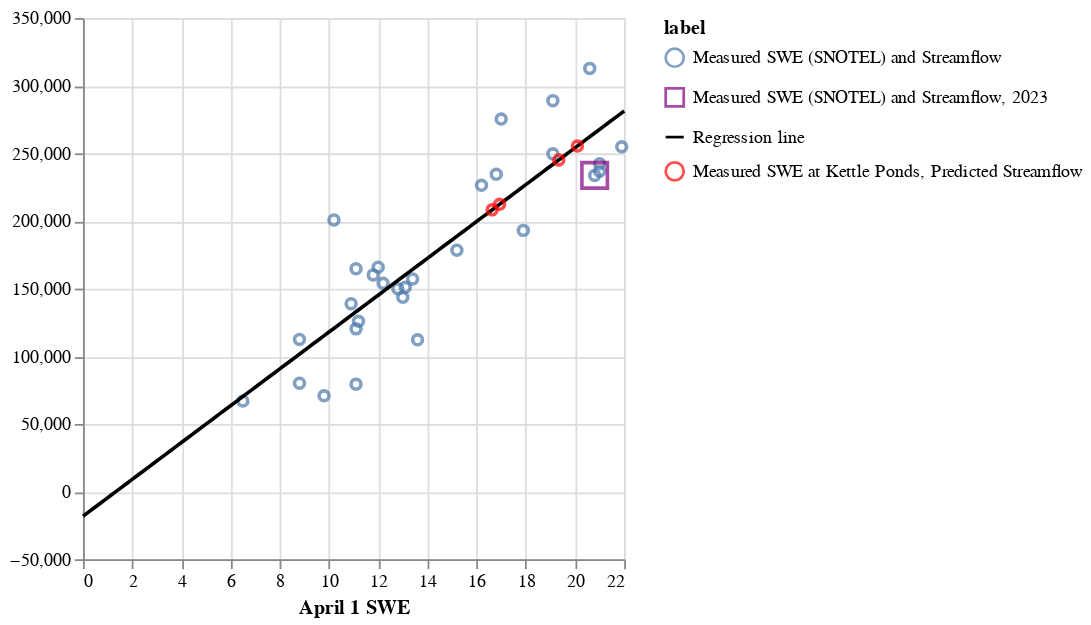

The notebook cell saved with this chart:
### Markdown cell above
Now, let's plot:
1) the SWE-Streamflow relationship above from Snotel and USGS data, all years
2) the SWE-Streamflow relationship above from Snotel and USGS data, just from 2023
3) the regression line fit above, and
4) the SWE-Streamflow relationship from four snow pillow measurements of April 1 SWE at Kettle Ponds.

### Code cell
# 1) the SWE-Streamflow relationship above from Snotel and USGS data, all years
swe_streamflow_snotel = alt.Chart(
        df_swe_and_streamflow.assign(label = 'Measured SWE (SNOTEL) and Streamflow')
    ).mark_point().encode(
        alt.X('SWE:Q'),
        alt.Y('Seasonal total streamflow (acre-feet):Q'),
        alt.Color('label:N')
    )

# 2) the SWE-Streamflow relationship above from Snotel and USGS data, just from 2023
swe_streamflow_snotel_2023 = alt.Chart(
        df_swe_and_streamflow.loc[2023:2023].assign(label = 'Measured SWE (SNOTEL) and Streamflow, 2023')
    ).mark_point(size=200, shape='square').encode(
        alt.X('SWE:Q'),
        alt.Y('Seasonal total streamflow (acre-feet):Q'),
        alt.Color('label:N').scale(range=['purple']).title('')
    )

# 3) the regression line fit above, and
regression_line = alt.Chart(
        fit_line_df.assign(label = 'Regression line')
    ).mark_line(color='black').encode(
        alt.X('x:Q').title(''),
        alt.Y('y:Q').title(''),
        alt.Color('label:N').scale(range=['black']).title('')
    )

# 4) the SWE-Streamflow relationship from four snow pillow measurements of April 1 SWE at Kettle Ponds.
swe_streamflow_kettleponds = alt.Chart(
        streamflow_predictions_from_kps.assign(label = 'Measured SWE at Kettle Ponds, Predicted Streamflow')
    ).mark_point().encode(
        alt.X('SWE:Q').title('April 1 SWE '),
        alt.Y('Seasonal total streamflow (acre-feet):Q'),
        alt.Color('label:N').scale(range=['red']).title('')
    )

(
    swe_streamflow_snotel 
    + swe_streamflow_snotel_2023
    + regression_line
    + swe_streamflow_kettleponds
).resolve_scale(color='independent').configure_legend(labelLimit=300)

### Figure 1 — Vega-Lite specification as saved in the notebook (floating-point values rounded to 4 significant figures)
{"config": {"view": {"continuousWidth": 300, "continuousHeight": 300}, "legend": {"labelLimit": 300}}, "layer": [{"data": {"name": "data-d58581c1198e1fbcef339358d53cca94"}, "mark": {"type": "point"}, "encoding": {"color": {"field": "label", "type": "nominal"}, "x": {"field": "SWE", "type": "quantitative"}, "y": {"field": "Seasonal total streamflow (acre-feet)", "type": "quantitative"}}}, {"data": {"name": "data-b19797b0c2892f01997167d5b1accc6e"}, "mark": {"type": "point", "shape": "square", "size": 200}, "encoding": {"color": {"field": "label", "scale": {"range": ["purple"]}, "title": "", "type": "nominal"}, "x": {"field": "SWE", "type": "quantitative"}, "y": {"field": "Seasonal total streamflow (acre-feet)", "type": "quantitative"}}}, {"data": {"name": "data-5e805734ab43c2a14170b2944a7bc5ea"}, "mark": {"type": "line", "color": "black"}, "encoding": {"color": {"field": "label", "scale": {"range": ["black"]}, "title": "", "type": "nominal"}, "x": {"field": "x", "title": "", "type": "quantitative"}, "y": {"field": "y", "title": "", "type": "quantitative"}}}, {"data": {"name": "data-8a00f29acf7f61545af1bf7d752bf6bb"}, "mark": {"type": "point"}, "encoding": {"color": {"field": "label", "scale": {"range": ["red"]}, "title": "", "type": "nominal"}, "x": {"field": "SWE", "title": "April 1 SWE ", "type": "quantitative"}, "y": {"field": "Seasonal total streamflow (acre-feet)", "type": "quantitative"}}}], "resolve": {"scale": {"color": "independent"}}, "$schema": "https://vega.github.io/schema/vega-lite/v5.8.0.json", "datasets": {"data-d58581c1198e1fbcef339358d53cca94": [{"SWE": 11.8, "SWE_units": "in", "datasource": "NRCS", "Seasonal total streamflow (acre-feet)": 160200.0, "label": "Measured SWE (SNOTEL) and Streamflow", "type": "Feature", "geometry": {"type": "Point", "coordinates": [-107.0, 38.89, 10190.0]}}, {"SWE": 20.6, "SWE_units": "in", "datasource": "NRCS", "Seasonal total streamflow (acre-feet)": 312800.0, "label": "Measured SWE (SNOTEL) and Streamflow", "type": "Feature", "geometry": {"type": "Point", "coordinates": [-107.0, 38.89, 10190.0]}}, {"SWE": 21.0, "SWE_units": "in", "datasource": "NRCS", "Seasonal total streamflow (acre-feet)": 236800.0, "label": "Measured SWE (SNOTEL) and Streamflow", "type": "Feature", "geometry": {"type": "Point", "coordinates": [-107.0, 38.89, 10190.0]}}, {"SWE": 19.1, "SWE_units": "in", "datasource": "NRCS", "Seasonal total streamflow (acre-feet)": 288900.0, "label": "Measured SWE (SNOTEL) and Streamflow", "type": "Feature", "geometry": {"type": "Point", "coordinates": [-107.0, 38.89, 10190.0]}}, {"SWE": 12.2, "SWE_units": "in", "datasource": "NRCS", "Seasonal total streamflow (acre-feet)": 153900.0, "label": "Measured SWE (SNOTEL) and Streamflow", "type": "Feature", "geometry": {"type": "Point", "coordinates": [-107.0, 38.89, 10190.0]}}, {"SWE": 10.2, "SWE_units": "in", "datasource": "NRCS", "Seasonal total streamflow (acre-feet)": 200700.0, "label": "Measured SWE (SNOTEL) and Streamflow", "type": "Feature", "geometry": {"type": "Point", "coordinates": [-107.0, 38.89, 10190.0]}}, {"SWE": 13.0, "SWE_units": "in", "datasource": "NRCS", "Seasonal total streamflow (acre-feet)": 143600.0, "label": "Measured SWE (SNOTEL) and Streamflow", "type": "Feature", "geometry": {"type": "Point", "coordinates": [-107.0, 38.89, 10190.0]}}, {"SWE": 10.9, "SWE_units": "in", "datasource": "NRCS", "Seasonal total streamflow (acre-feet)": 138900.0, "label": "Measured SWE (SNOTEL) and Streamflow", "type": "Feature", "geometry": {"type": "Point", "coordinates": [-107.0, 38.89, 10190.0]}}, {"SWE": 9.8, "SWE_units": "in", "datasource": "NRCS", "Seasonal total streamflow (acre-feet)": 70820.0, "label": "Measured SWE (SNOTEL) and Streamflow", "type": "Feature", "geometry": {"type": "Point", "coordinates": [-107.0, 38.89, 10190.0]}}, {"SWE": 13.4, "SWE_units": "in", "datasource": "NRCS", "Seasonal total streamflow (acre-feet)": 157200.0, "label": "Measured SWE (SNOTEL) and Streamflow", "type": "Feature", "geometry": {"type": "Point", "coordinates": [-107.0, 38.89, 10190.0]}}, {"SWE": 11.2, "SWE_units": "in", "datasource": "NRCS", "Seasonal total streamflow (acre-feet)": 125800.0, "label": "Measured SWE (SNOTEL) and Streamflow", "type": "Feature", "geometry": {"type": "Point", "coordinates": [-107.0, 38.89, 10190.0]}}, {"SWE": 17.9, "SWE_units": "in", "datasource": "NRCS", "Seasonal total streamflow (acre-feet)": 193100.0, "label": "Measured SWE (SNOTEL) and Streamflow", "type": "Feature", "geometry": {"type": "Point", "coordinates": [-107.0, 38.89, 10190.0]}}, {"SWE": 15.2, "SWE_units": "in", "datasource": "NRCS", "Seasonal total streamflow (acre-feet)": 178400.0, "label": "Measured SWE (SNOTEL) and Streamflow", "type": "Feature", "geometry": {"type": "Point", "coordinates": [-107.0, 38.89, 10190.0]}}, {"SWE": 11.1, "SWE_units": "in", "datasource": "NRCS", "Seasonal total streamflow (acre-feet)": 120300.0, "label": "Measured SWE (SNOTEL) and Streamflow", "type": "Feature", "geometry": {"type": "Point", "coordinates": [-107.0, 38.89, 10190.0]}}, {"SWE": 21.9, "SWE_units": "in", "datasource": "NRCS", "Seasonal total streamflow (acre-feet)": 254800.0, "label": "Measured SWE (SNOTEL) and Streamflow", "type": "Feature", "geometry": {"type": "Point", "coordinates": [-107.0, 38.89, 10190.0]}}, {"SWE": 16.8, "SWE_units": "in", "datasource": "NRCS", "Seasonal total streamflow (acre-feet)": 234500.0, "label": "Measured SWE (SNOTEL) and Streamflow", "type": "Feature", "geometry": {"type": "Point", "coordinates": [-107.0, 38.89, 10190.0]}}, {"SWE": 12.0, "SWE_units": "in", "datasource": "NRCS", "Seasonal total streamflow (acre-feet)": 165900.0, "label": "Measured SWE (SNOTEL) and Streamflow", "type": "Feature", "geometry": {"type": "Point", "coordinates": [-107.0, 38.89, 10190.0]}}, {"SWE": 17.0, "SWE_units": "in", "datasource": "NRCS", "Seasonal total streamflow (acre-feet)": 275400.0, "label": "Measured SWE (SNOTEL) and Streamflow", "type": "Feature", "geometry": {"type": "Point", "coordinates": [-107.0, 38.89, 10190.0]}}, {"SWE": 6.5, "SWE_units": "in", "datasource": "NRCS", "Seasonal total streamflow (acre-feet)": 67000.0, "label": "Measured SWE (SNOTEL) and Streamflow", "type": "Feature", "geometry": {"type": "Point", "coordinates": [-107.0, 38.89, 10190.0]}}, {"SWE": 8.8, "SWE_units": "in", "datasource": "NRCS", "Seasonal total streamflow (acre-feet)": 112400.0, "label": "Measured SWE (SNOTEL) and Streamflow", "type": "Feature", "geometry": {"type": "Point", "coordinates": [-107.0, 38.89, 10190.0]}}, {"SWE": 16.2, "SWE_units": "in", "datasource": "NRCS", "Seasonal total streamflow (acre-feet)": 226400.0, "label": "Measured SWE (SNOTEL) and Streamflow", "type": "Feature", "geometry": {"type": "Point", "coordinates": [-107.0, 38.89, 10190.0]}}, {"SWE": 11.1, "SWE_units": "in", "datasource": "NRCS", "Seasonal total streamflow (acre-feet)": 164700.0, "label": "Measured SWE (SNOTEL) and Streamflow", "type": "Feature", "geometry": {"type": "Point", "coordinates": [-107.0, 38.89, 10190.0]}}, {"SWE": 13.1, "SWE_units": "in", "datasource": "NRCS", "Seasonal total streamflow (acre-feet)": 151000.0, "label": "Measured SWE (SNOTEL) and Streamflow", "type": "Feature", "geometry": {"type": "Point", "coordinates": [-107.0, 38.89, 10190.0]}}, {"SWE": 21.0, "SWE_units": "in", "datasource": "NRCS", "Seasonal total streamflow (acre-feet)": 242300.0, "label": "Measured SWE (SNOTEL) and Streamflow", "type": "Feature", "geometry": {"type": "Point", "coordinates": [-107.0, 38.89, 10190.0]}}, {"SWE": 8.8, "SWE_units": "in", "datasource": "NRCS", "Seasonal total streamflow (acre-feet)": 80090.0, "label": "Measured SWE (SNOTEL) and Streamflow", "type": "Feature", "geometry": {"type": "Point", "coordinates": [-107.0, 38.89, 10190.0]}}, {"SWE": 19.1, "SWE_units": "in", "datasource": "NRCS", "Seasonal total streamflow (acre-feet)": 249600.0, "label": "Measured SWE (SNOTEL) and Streamflow", "type": "Feature", "geometry": {"type": "Point", "coordinates": [-107.0, 38.89, 10190.0]}}, {"SWE": 13.6, "SWE_units": "in", "datasource": "NRCS", "Seasonal total streamflow (acre-feet)": 112200.0, "label": "Measured SWE (SNOTEL) and Streamflow", "type": "Feature", "geometry": {"type": "Point", "coordinates": [-107.0, 38.89, 10190.0]}}, {"SWE": 11.1, "SWE_units": "in", "datasource": "NRCS", "Seasonal total streamflow (acre-feet)": 79420.0, "label": "Measured SWE (SNOTEL) and Streamflow", "type": "Feature", "geometry": {"type": "Point", "coordinates": [-107.0, 38.89, 10190.0]}}, {"SWE": 12.8, "SWE_units": "in", "datasource": "NRCS", "Seasonal total streamflow (acre-feet)": 150000.0, "label": "Measured SWE (SNOTEL) and Streamflow", "type": "Feature", "geometry": {"type": "Point", "coordinates": [-107.0, 38.89, 10190.0]}}, {"SWE": 20.8, "SWE_units": "in", "datasource": "NRCS", "Seasonal total streamflow (acre-feet)": 233700.0, "label": "Measured SWE (SNOTEL) and Streamflow", "type": "Feature", "geometry": {"type": "Point", "coordinates": [-107.0, 38.89, 10190.0]}}], "data-b19797b0c2892f01997167d5b1accc6e": [{"SWE": 20.8, "SWE_units": "in", "datasource": "NRCS", "Seasonal total streamflow (acre-feet)": 233700.0, "label": "Measured SWE (SNOTEL) and Streamflow, 2023", "type": "Feature", "geometry": {"type": "Point", "coordinates": [-107.0, 38.89, 10190.0]}}], "data-5e805734ab43c2a14170b2944a7bc5ea": [{"x": 0.0, "y": -18210.0, "label": "Regression line"}, {"x": 0.2222, "y": -15180.0, "label": "Regression line"}, {"x": 0.4444, "y": -12160.0, "label": "Regression line"}, {"x": 0.6667, "y": -9134.0, "label": "Regression line"}, {"x": 0.8889, "y": -6108.0, "label": "Regression line"}, {"x": 1.111, "y": -3083.0, "label": "Regression line"}, {"x": 1.333, "y": -57.66, "label": "Regression line"}, {"x": 1.556, "y": 2968.0, "label": "Regression line"}, {"x": 1.778, "y": 5993.0, "label": "Regression line"}, {"x": 2.0, "y": 9018.0, "label": "Regression line"}, {"x": 2.222, "y": 12040.0, "label": "Regression line"}, {"x": 2.444, "y": 15070.0, "label": "Regression line"}, {"x": 2.667, "y": 18090.0, "label": "Regression line"}, {"x": 2.889, "y": 21120.0, "label": "Regression line"}, {"x": 3.111, "y": 24150.0, "label": "Regression line"}, {"x": 3.333, "y": 27170.0, "label": "Regression line"}, {"x": 3.556, "y": 30200.0, "label": "Regression line"}, {"x": 3.778, "y": 33220.0, "label": "Regression line"}, {"x": 4.0, "y": 36250.0, "label": "Regression line"}, {"x": 4.222, "y": 39270.0, "label": "Regression line"}, {"x": 4.444, "y": 42300.0, "label": "Regression line"}, {"x": 4.667, "y": 45320.0, "label": "Regression line"}, {"x": 4.889, "y": 48350.0, "label": "Regression line"}, {"x": 5.111, "y": 51370.0, "label": "Regression line"}, {"x": 5.333, "y": 54400.0, "label": "Regression line"}, {"x": 5.556, "y": 57420.0, "label": "Regression line"}, {"x": 5.778, "y": 60450.0, "label": "Regression line"}, {"x": 6.0, "y": 63480.0, "label": "Regression line"}, {"x": 6.222, "y": 66500.0, "label": "Regression line"}, {"x": 6.444, "y": 69530.0, "label": "Regression line"}, {"x": 6.667, "y": 72550.0, "label": "Regression line"}, {"x": 6.889, "y": 75580.0, "label": "Regression line"}, {"x": 7.111, "y": 78600.0, "label": "Regression line"}, {"x": 7.333, "y": 81630.0, "label": "Regression line"}, {"x": 7.556, "y": 84650.0, "label": "Regression line"}, {"x": 7.778, "y": 87680.0, "label": "Regression line"}, {"x": 8.0, "y": 90700.0, "label": "Regression line"}, {"x": 8.222, "y": 93730.0, "label": "Regression line"}, {"x": 8.444, "y": 96750.0, "label": "Regression line"}, {"x": 8.667, "y": 99780.0, "label": "Regression line"}, {"x": 8.889, "y": 102800.0, "label": "Regression line"}, {"x": 9.111, "y": 105800.0, "label": "Regression line"}, {"x": 9.333, "y": 108900.0, "label": "Regression line"}, {"x": 9.556, "y": 111900.0, "label": "Regression line"}, {"x": 9.778, "y": 114900.0, "label": "Regression line"}, {"x": 10.0, "y": 117900.0, "label": "Regression line"}, {"x": 10.22, "y": 121000.0, "label": "Regression line"}, {"x": 10.44, "y": 124000.0, "label": "Regression line"}, {"x": 10.67, "y": 127000.0, "label": "Regression line"}, {"x": 10.89, "y": 130000.0, "label": "Regression line"}, {"x": 11.11, "y": 133100.0, "label": "Regression line"}, {"x": 11.33, "y": 136100.0, "label": "Regression line"}, {"x": 11.56, "y": 139100.0, "label": "Regression line"}, {"x": 11.78, "y": 142100.0, "label": "Regression line"}, {"x": 12.0, "y": 145200.0, "label": "Regression line"}, {"x": 12.22, "y": 148200.0, "label": "Regression line"}, {"x": 12.44, "y": 151200.0, "label": "Regression line"}, {"x": 12.67, "y": 154200.0, "label": "Regression line"}, {"x": 12.89, "y": 157300.0, "label": "Regression line"}, {"x": 13.11, "y": 160300.0, "label": "Regression line"}, {"x": 13.33, "y": 163300.0, "label": "Regression line"}, {"x": 13.56, "y": 166300.0, "label": "Regression line"}, {"x": 13.78, "y": 169400.0, "label": "Regression line"}, {"x": 14.0, "y": 172400.0, "label": "Regression line"}, {"x": 14.22, "y": 175400.0, "label": "Regression line"}, {"x": 14.44, "y": 178400.0, "label": "Regression line"}, {"x": 14.67, "y": 181500.0, "label": "Regression line"}, {"x": 14.89, "y": 184500.0, "label": "Regression line"}, {"x": 15.11, "y": 187500.0, "label": "Regression line"}, {"x": 15.33, "y": 190500.0, "label": "Regression line"}, {"x": 15.56, "y": 193600.0, "label": "Regression line"}, {"x": 15.78, "y": 196600.0, "label": "Regression line"}, {"x": 16.0, "y": 199600.0, "label": "Regression line"}, {"x": 16.22, "y": 202600.0, "label": "Regression line"}, {"x": 16.44, "y": 205700.0, "label": "Regression line"}, {"x": 16.67, "y": 208700.0, "label": "Regression line"}, {"x": 16.89, "y": 211700.0, "label": "Regression line"}, {"x": 17.11, "y": 214700.0, "label": "Regression line"}, {"x": 17.33, "y": 217800.0, "label": "Regression line"}, {"x": 17.56, "y": 220800.0, "label": "Regression line"}, {"x": 17.78, "y": 223800.0, "label": "Regression line"}, {"x": 18.0, "y": 226800.0, "label": "Regression line"}, {"x": 18.22, "y": 229900.0, "label": "Regression line"}, {"x": 18.44, "y": 232900.0, "label": "Regression line"}, {"x": 18.67, "y": 235900.0, "label": "Regression line"}, {"x": 18.89, "y": 238900.0, "label": "Regression line"}, {"x": 19.11, "y": 242000.0, "label": "Regression line"}, {"x": 19.33, "y": 245000.0, "label": "Regression line"}, {"x": 19.56, "y": 248000.0, "label": "Regression line"}, {"x": 19.78, "y": 251000.0, "label": "Regression line"}, {"x": 20.0, "y": 254100.0, "label": "Regression line"}, {"x": 20.22, "y": 257100.0, "label": "Regression line"}, {"x": 20.44, "y": 260100.0, "label": "Regression line"}, {"x": 20.67, "y": 263200.0, "label": "Regression line"}, {"x": 20.89, "y": 266200.0, "label": "Regression line"}, {"x": 21.11, "y": 269200.0, "label": "Regression line"}, {"x": 21.33, "y": 272200.0, "label": "Regression line"}, {"x": 21.56, "y": 275300.0, "label": "Regression line"}, {"x": 21.78, "y": 278300.0, "label": "Regression line"}, {"x": 22.0, "y": 281300.0, "label": "Regression line"}], "data-8a00f29acf7f61545af1bf7d752bf6bb": [{"SWE": 20.1, "Seasonal total streamflow (acre-feet)": 255400.0, "label": "Measured SWE at Kettle Ponds, Predicted Streamflow"}, {"SWE": 16.63, "Seasonal total streamflow (acre-feet)": 208200.0, "label": "Measured SWE at Kettle Ponds, Predicted Streamflow"}, {"SWE": 16.94, "Seasonal total streamflow (acre-feet)": 212400.0, "label": "Measured SWE at Kettle Ponds, Predicted Streamflow"}, {"SWE": 19.34, "Seasonal total streamflow (acre-feet)": 245100.0, "label": "Measured SWE at Kettle Ponds, Predicted Streamflow"}]}}
